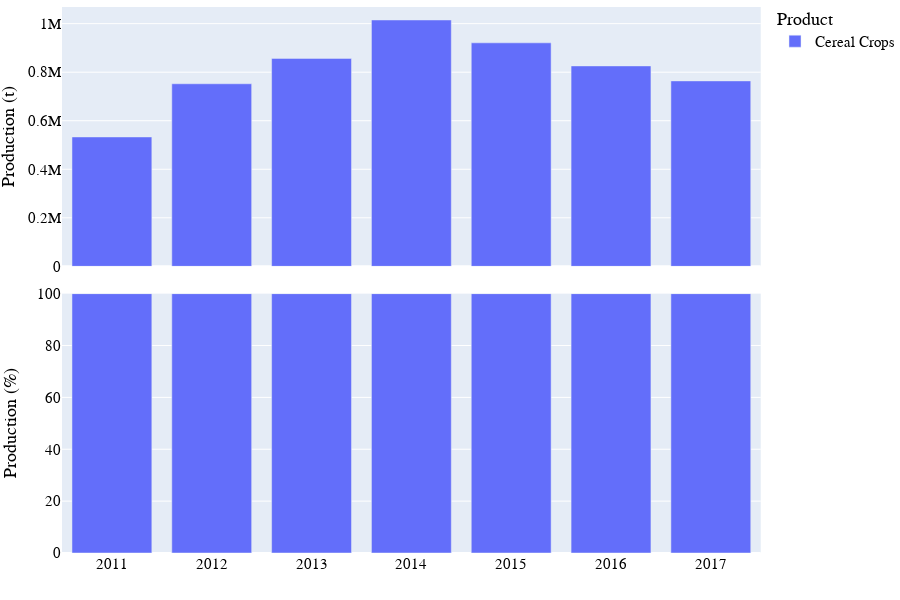

Notebook cell for this chart:
### Markdown cell above
# Visualization of production data

### Code cell
# Bar chart of national crop production
country_iso, country_name = 'SS', 'South Sudan'
df = pd.read_csv('../data/crop/adm_crop_production_%s.csv' % country_iso, index_col=0)
df['year'] = df['harvest_year']
year = [df['year'].min(), df['year'].max()]
product_order = ['Cereal Crops']
for season_name in ['Main']:
    footnote = 'National crop production in %s - %s' % (country_name, season_name)
    fn_save = '../figures/%s_bar_natgrainprod_%s.png' % (country_iso, season_name)
    sub = df[df['season_name'] == season_name]
    fig = PlotBarProduction(sub, year, product_order, footnote, fn_save)
    fig.show()

### Figure 1 — Plotly figure (JSON) as saved in the notebook; plotly's stock layout.template omitted (floating-point values rounded to 4 significant figures)
{"data": [{"alignmentgroup": "True", "hovertemplate": "product=Cereal Crops<br>season_name=Main<br>type=orig_unit<br>year=%{x}<br>value=%{y}<extra></extra>", "legendgroup": "Cereal Crops", "marker": {"color": "#636efa", "pattern": {"shape": ""}}, "name": "Cereal Crops", "offsetgroup": "Cereal Crops", "orientation": "v", "showlegend": true, "textposition": "auto", "type": "bar", "x": [2011, 2012, 2013, 2014, 2015, 2016, 2017], "xaxis": "x2", "y": [533200.0, 752200.0, 856900.0, 1015000.0, 921000.0, 825809, 764107], "yaxis": "y2"}, {"alignmentgroup": "True", "hovertemplate": "product=Cereal Crops<br>season_name=Main<br>type=percent<br>year=%{x}<br>value=%{y}<extra></extra>", "legendgroup": "Cereal Crops", "marker": {"color": "#636efa", "pattern": {"shape": ""}}, "name": "Cereal Crops", "offsetgroup": "Cereal Crops", "orientation": "v", "showlegend": false, "textposition": "auto", "type": "bar", "x": [2011, 2012, 2013, 2014, 2015, 2016, 2017], "xaxis": "x", "y": [100, 100, 100, 100, 100, 100, 100], "yaxis": "y"}], "layout": {"annotations": [{"showarrow": false, "text": "", "textangle": 90, "x": 0.98, "xanchor": "left", "xref": "paper", "y": 0.2375, "yanchor": "middle", "yref": "paper"}, {"showarrow": false, "text": "", "textangle": 90, "x": 0.98, "xanchor": "left", "xref": "paper", "y": 0.7625, "yanchor": "middle", "yref": "paper"}, {"align": "left", "font": {"color": "dimgrey", "family": "arial", "size": 15}, "showarrow": false, "text": "National crop production in South Sudan - Main", "x": 0, "xref": "paper", "y": -0.13, "yref": "paper"}], "barmode": "relative", "font": {"color": "black", "family": "arial", "size": 15}, "height": 600, "legend": {"title": {"text": "Product"}, "tracegroupgap": 0, "x": 1, "y": 1.01}, "margin": {"b": 0, "l": 0, "r": 0, "t": 0}, "width": 900, "xaxis": {"anchor": "y", "domain": [0, 0.98], "dtick": 1, "range": [2010.0, 2018.0], "title": {"text": ""}}, "xaxis2": {"anchor": "y2", "domain": [0, 0.98], "matches": "x", "showticklabels": false}, "yaxis": {"anchor": "x", "domain": [0, 0.475], "range": [0, 100], "title": {"text": "Production (%)"}}, "yaxis2": {"anchor": "x2", "domain": [0.525, 1], "title": {"text": "Production (t)"}}}}
